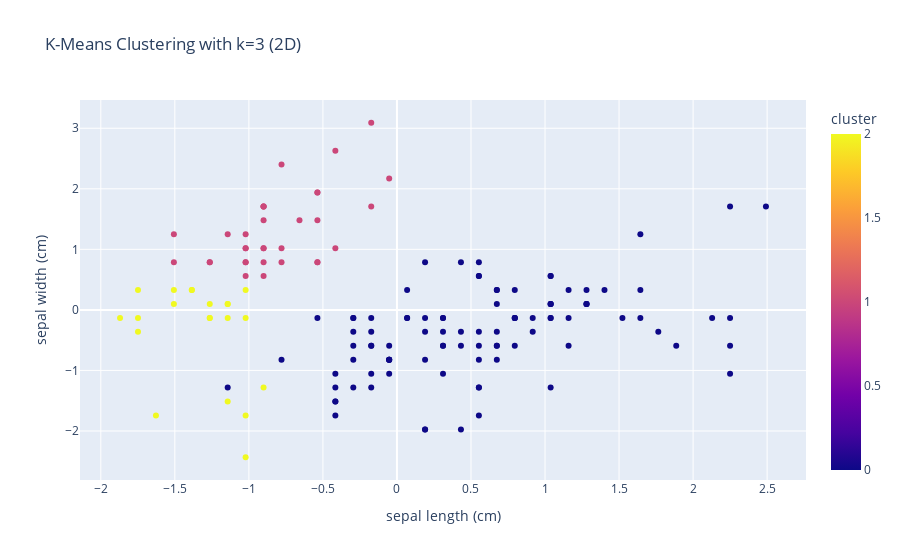
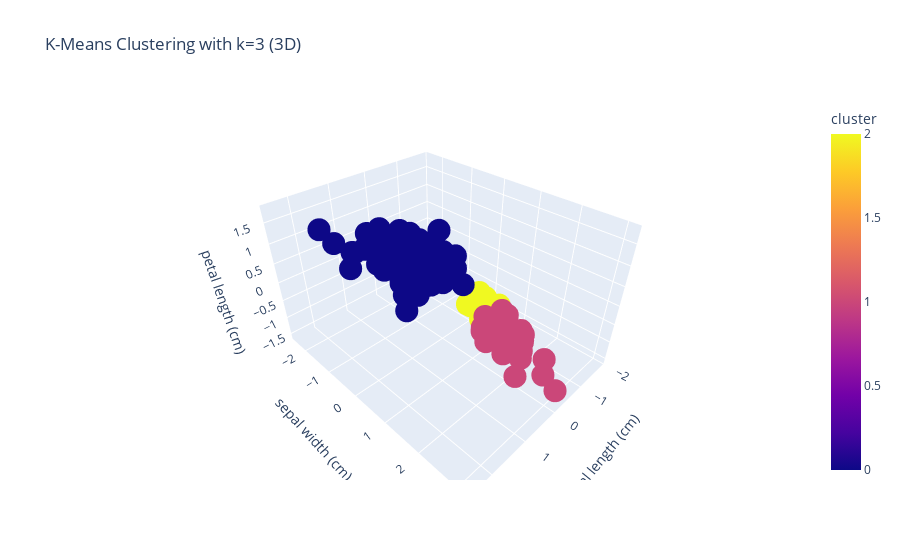

Notebook code cell kept with these figures, in order:
### Code cell
# Apply k-means clustering for k=3 and visualize the results

k=3
kmeans = KMeans(n_clusters=k, random_state=42)
clustering_df = iris_scaled_df[[col for col in iris_scaled_df.columns if col != 'target']]
iris_scaled_df['cluster'] = kmeans.fit_predict(clustering_df)

# 2D scatter plot
scatter_2d_fig = px.scatter(iris_scaled_df, x=iris.feature_names[0], y=iris.feature_names[1], color='cluster',
                            title=f'K-Means Clustering with k={k} (2D)')
scatter_2d_fig.show()

# 3D scatter plot
scatter_3d_fig = px.scatter_3d(iris_scaled_df, x=iris.feature_names[0], y=iris.feature_names[1],
                                z=iris.feature_names[2], color='cluster',
                                title=f'K-Means Clustering with k={k} (3D)')
scatter_3d_fig.show()

### Figure 1 — Plotly figure (JSON) as saved in the notebook; plotly's stock layout.template omitted (floating-point values rounded to 4 significant figures; data arrays with more than 128 entries replaced by an {"elided": "..."} marker saying what was removed)
{"data": [{"hovertemplate": "sepal length (cm)=%{x}<br>sepal width (cm)=%{y}<br>cluster=%{marker.color}<extra></extra>", "legendgroup": "", "marker": {"color": {"elided": "150 int values"}, "coloraxis": "coloraxis", "symbol": "circle"}, "mode": "markers", "name": "", "orientation": "v", "showlegend": false, "type": "scatter", "x": {"elided": "150 float values"}, "xaxis": "x", "y": {"elided": "150 float values"}, "yaxis": "y"}], "layout": {"coloraxis": {"colorbar": {"title": {"text": "cluster"}}, "colorscale": [[0, "#0d0887"], [0.1111, "#46039f"], [0.2222, "#7201a8"], [0.3333, "#9c179e"], [0.4444, "#bd3786"], [0.5556, "#d8576b"], [0.6667, "#ed7953"], [0.7778, "#fb9f3a"], [0.8889, "#fdca26"], [1, "#f0f921"]]}, "legend": {"tracegroupgap": 0}, "title": {"text": "K-Means Clustering with k=3 (2D)"}, "xaxis": {"anchor": "y", "domain": [0, 1], "title": {"text": "sepal length (cm)"}}, "yaxis": {"anchor": "x", "domain": [0, 1], "title": {"text": "sepal width (cm)"}}}}

### Figure 2 — Plotly figure (JSON) as saved in the notebook; plotly's stock layout.template omitted (floating-point values rounded to 4 significant figures; data arrays with more than 128 entries replaced by an {"elided": "..."} marker saying what was removed)
{"data": [{"hovertemplate": "sepal length (cm)=%{x}<br>sepal width (cm)=%{y}<br>petal length (cm)=%{z}<br>cluster=%{marker.color}<extra></extra>", "legendgroup": "", "marker": {"color": {"elided": "150 int values"}, "coloraxis": "coloraxis", "symbol": "circle"}, "mode": "markers", "name": "", "scene": "scene", "showlegend": false, "type": "scatter3d", "x": {"elided": "150 float values"}, "y": {"elided": "150 float values"}, "z": {"elided": "150 float values"}}], "layout": {"coloraxis": {"colorbar": {"title": {"text": "cluster"}}, "colorscale": [[0, "#0d0887"], [0.1111, "#46039f"], [0.2222, "#7201a8"], [0.3333, "#9c179e"], [0.4444, "#bd3786"], [0.5556, "#d8576b"], [0.6667, "#ed7953"], [0.7778, "#fb9f3a"], [0.8889, "#fdca26"], [1, "#f0f921"]]}, "legend": {"tracegroupgap": 0}, "scene": {"domain": {"x": [0, 1], "y": [0, 1]}, "xaxis": {"title": {"text": "sepal length (cm)"}}, "yaxis": {"title": {"text": "sepal width (cm)"}}, "zaxis": {"title": {"text": "petal length (cm)"}}}, "title": {"text": "K-Means Clustering with k=3 (3D)"}}}
